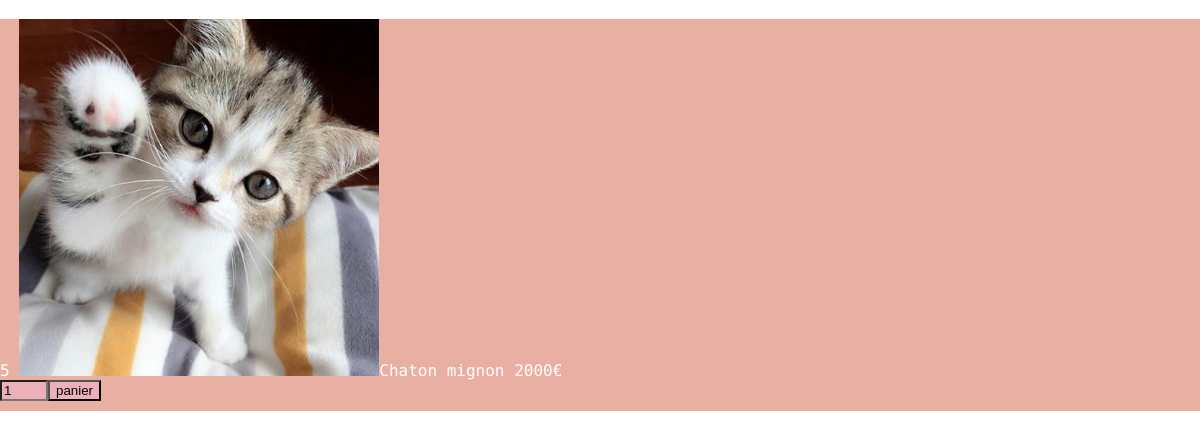
The page /search.php?recherche=Chaton mignon on the database its author committed.
### tables this page shows
CREATE TABLE IF NOT EXISTS `produit` (
  `IdProduit` int(11) NOT NULL AUTO_INCREMENT,
  `Nom` varchar(255) NOT NULL,
  `Prix` int(11) NOT NULL,
  `QteStock` int(11) NOT NULL,
  `Photo` varchar(255) NOT NULL,
  `Description` text NOT NULL,
  `IdType` int(11) NOT NULL,
  PRIMARY KEY (`IdProduit`)
);

### search.php (the view, shortened to what this page needs)
<!DOCTYPE html>
<html>
<head>
    <link rel="stylesheet" type="text/css" media="screen" href="wegotstyle(Axel).css"/>
</head>
<?php
	$bdd = new PDO('mysql:host=localhost;dbname=felindus;charset=utf8', 'root', '');
	if ( isset($_GET['recherche']) ){
		$recherche=$_GET['recherche'];
		$search= $bdd->query("SELECT * FROM produit WHERE LOWER(Nom) LIKE LOWER('%$recherche%')");
		echo '<div class= "cadre" >';
		while ($objet = $search->fetch()){
			echo('<div class = "Objet">');
			echo($objet['QteStock']);
			echo('<img src="Images/'.$objet['Photo'].'"height=30% width=30%/>');
			echo($objet['Nom']);
			echo('  ');echo($objet['Prix']);echo('€');
			echo('<form form="post">');
				for($i=0;$i<=$objet['QteStock'];$i++)
				{
				}
			echo('<input type="number" min="1" max ="');
			echo($i-1);
			echo('" name="Quantite" value="1">');
			echo('<input type="submit" name="page" value="panier">');
			echo("</form>");
			echo('</div>');
		}
	}
?>

### wegotstyle(Axel).css (style rules this page uses)
.cadre { display: flex; flex-direction: column; }
.Objet { margin-bottom:2%; }
div { padding:0px 0px 0px 0px; margin : 0px 0px 0px 0px; }
.Objet { background-color: #e9afa3; background-size: 100%; padding-top : 0px; padding-bottom: 0px; padding-left : 0px; padding-right : 0px }
input { background-color:#edafb8; width:inherit; margin-top: 0px; margin-bottom: 10px; }

### rows shown on the page
produit: QteStock "5", Photo (picture), Nom "Chaton mignon", Prix "2000"
